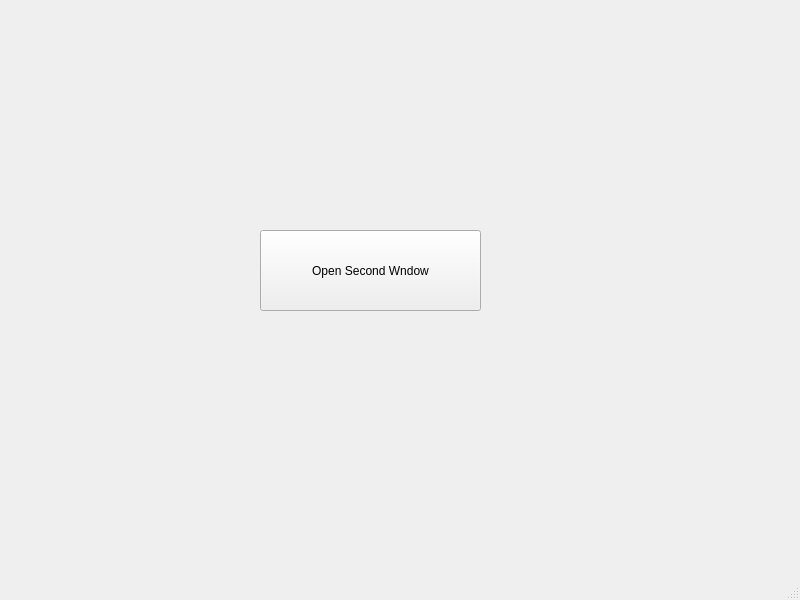
<?xml version="1.0" encoding="UTF-8"?>
<ui version="4.0">
 <class>MainWindow</class>
 <widget class="QMainWindow" name="MainWindow">
  <property name="geometry">
   <rect>
    <x>0</x>
    <y>0</y>
    <width>800</width>
    <height>600</height>
   </rect>
  </property>
  <property name="windowTitle">
   <string>MainWindow</string>
  </property>
  <widget class="QWidget" name="centralwidget">
   <widget class="QPushButton" name="pushButton">
    <property name="geometry">
     <rect>
      <x>260</x>
      <y>230</y>
      <width>221</width>
      <height>81</height>
     </rect>
    </property>
    <property name="text">
     <string>Open Second Wndow</string>
    </property>
   </widget>
  </widget>
  <widget class="QMenuBar" name="menubar">
   <property name="geometry">
    <rect>
     <x>0</x>
     <y>0</y>
     <width>800</width>
     <height>22</height>
    </rect>
   </property>
  </widget>
  <widget class="QStatusBar" name="statusbar"/>
 </widget>
 <resources/>
 <connections/>
</ui>
